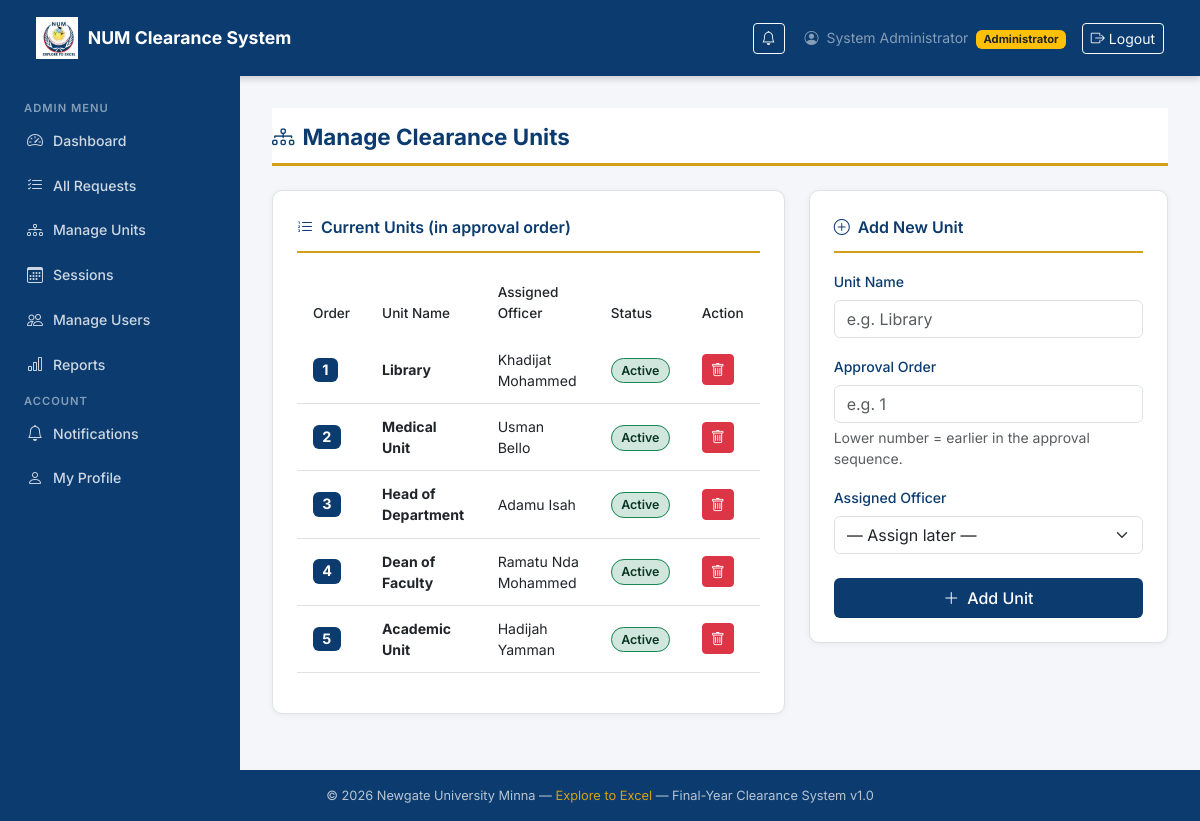
Page /clearance/admin/units/ (signed in) on the committed database.
### accounts/models.py (models this page shows, shortened)
class CustomUser(AbstractUser):
    ROLE_CHOICES = [
        ('student',      'Student'),
        ('bursary',      'Bursary Officer'),
        ('unit_officer', 'Unit Officer'),
        ('admin',        'Administrator'),
    ]
    role            = models.CharField(max_length=20, choices=ROLE_CHOICES, default='student')
    matric_number   = models.CharField(max_length=20, blank=True, null=True, unique=True)
    department      = models.CharField(max_length=100, blank=True, null=True)
    phone           = models.CharField(max_length=15, blank=True, null=True)
    is_verified     = models.BooleanField(default=False)
    @property
    def is_student(self):
        return self.role == 'student'
    @property
    def is_bursary(self):
        return self.role == 'bursary'
    @property
    def is_unit_officer(self):
        return self.role == 'unit_officer'
    @property
    def is_admin_user(self):
        return self.role == 'admin'

### clearance/models.py (models this page shows, shortened)
class Unit(models.Model):
    name        = models.CharField(max_length=100)
    order       = models.PositiveIntegerField(unique=True)  # defines the approval sequence
    officer     = models.ForeignKey(
                    settings.AUTH_USER_MODEL,
                    on_delete=models.SET_NULL,
                    null=True, blank=True,
                    related_name='assigned_unit',
                    limit_choices_to={'role': 'unit_officer'}
                  )
    is_active   = models.BooleanField(default=True)
    created_at  = models.DateTimeField(auto_now_add=True)
    class Meta:
        ordering = ['order']

### clearance/views.py (the view)
@login_required
@role_required('admin')
def admin_units(request):
    units = Unit.objects.select_related('officer').order_by('order')
    officers = User.objects.filter(role='unit_officer')
    return render(request, 'clearance/admin_units.html', {
        'units':    units,
        'officers': officers,
    })

### clearance/templatetags/clearance_tags.py (called while the page is built)
@register.simple_tag
def unread_count(user):
    if not user or not user.is_authenticated:
        return 0
    return Notification.objects.filter(
        user=user,
        is_read=False
    ).count()

### clearance/views.py (called while the page is built)
def role_required(*roles):
    from functools import wraps
    def decorator(view_func):
        @wraps(view_func)
        def _wrapped(request, *args, **kwargs):
            if not request.user.is_authenticated:
                return redirect('login')
            if request.user.role not in roles:
                messages.error(request, 'Access denied.')
                return redirect('dashboard')
            return view_func(request, *args, **kwargs)
        return _wrapped
    return decorator

### templates/clearance/admin_units.html (shortened to what this page needs)
{% extends 'base.html' %}
{% block content %}
<div class="page-header">
  <h1><i class="bi bi-diagram-3 me-2"></i>Manage Clearance Units</h1>
</div>
<div class="row g-4">
  <div class="col-md-7">
    <div class="num-card">
      <div class="card-title">
        <i class="bi bi-list-ol me-2"></i>Current Units (in approval order)
      </div>
      {% if units %}
        <div class="table-responsive">
          <table class="table num-table">
            <thead>
              <tr>
                <th>Order</th>
                <th>Unit Name</th>
                <th>Assigned Officer</th>
                <th>Status</th>
                <th>Action</th>
              </tr>
            </thead>
            <tbody>
              {% for unit in units %}
                <tr>
                  <td>
                    <span class="badge"
                          style="background:var(--num-navy);
                                 color:white;
                                 font-size:0.9rem;">
                      {{ unit.order }}
                    </span>
                  </td>
                  <td><strong>{{ unit.name }}</strong></td>
                  <td>
                    {{ unit.officer.get_full_name|default:"Unassigned" }}
                  </td>
                  <td>
                    {% if unit.is_active %}
                      <span class="status-badge badge-approved">
                        Active
                      </span>
                    {% else %}
                      <span class="status-badge badge-declined">
                        Inactive
                      </span>
                    {% endif %}
                  </td>
                  <td>
                    <form method="post"
                          action="{% url 'clearance:delete_unit' unit.pk %}"
                          onsubmit="return confirm(
                            'Delete unit {{ unit.name }}?'
                          )">
                      <button type="submit"
                              class="btn btn-danger btn-sm">
                        <i class="bi bi-trash"></i>
                      </button>
                    </form>
                  </td>
                </tr>
              {% endfor %}
            </tbody>
          </table>
        </div>
      {% else %}
        <div class="text-center py-4 text-muted">
          <i class="bi bi-diagram-3 fs-2"></i>
          <p class="mt-2">No units configured yet.</p>
        </div>
      {% endif %}
    </div>
  </div>
  <div class="col-md-5">
    <div class="num-card">
      <div class="card-title">
        <i class="bi bi-plus-circle me-2"></i>Add New Unit
      </div>
      <form method="post"
            action="{% url 'clearance:add_unit' %}"
            novalidate>
        <div class="mb-3">
          <label class="form-label">Unit Name</label>
          <input type="text"
                 name="name"
                 class="form-control"
                 placeholder="e.g. Library"
                 required/>
        </div>
        <div class="mb-3">
          <label class="form-label">Approval Order</label>
          <input type="number"
                 name="order"
                 class="form-control"
                 placeholder="e.g. 1"
                 min="1"
                 required/>
          <div class="form-text">
            Lower number = earlier in the approval sequence.
          </div>
        </div>
        <div class="mb-4">
          <label class="form-label">Assigned Officer</label>
          <select name="officer" class="form-select">
            <option value="">— Assign later —</option>
          </select>
        </div>
        <button type="submit" class="btn btn-num w-100">
          <i class="bi bi-plus-lg me-2"></i>Add Unit
        </button>
      </form>
    </div>
  </div>
</div>
{% endblock %}

### templates/base.html (shortened to what this page needs)
{% load static clearance_tags %}
<!DOCTYPE html>
<html lang="en">
<head>
  <link href="https://cdn.jsdelivr.net/npm/bootstrap@5.3.0/dist/css/bootstrap.min.css" rel="stylesheet"/>
  <link href="https://cdn.jsdelivr.net/npm/bootstrap-icons@1.11.0/font/bootstrap-icons.css" rel="stylesheet"/>
</head>
<body>
  {% if user.is_authenticated %}
  <nav class="navbar num-navbar">
    <div class="container-fluid">
      <a class="navbar-brand" href="{% url 'dashboard' %}">
        {% load static %}
        <img src="{% static 'images/num-logo.webp' %}" alt="NUM Logo"/>
        <span>NUM Clearance System</span>
      </a>
      <div class="d-flex align-items-center gap-3">
        {% load clearance_tags %}
          {% unread_count request.user as unread %}
        <a href="{% url 'clearance:notifications' %}"
          class="btn btn-sm btn-outline-light position-relative me-1">
          <i class="bi bi-bell"></i>
        </a>
        <span class="text-white-50 small d-none d-md-inline">
          <i class="bi bi-person-circle me-1"></i>
          {{ user.get_full_name|default:user.username }}
          <span class="badge bg-warning text-dark ms-1" style="font-size:0.7rem;">
            {{ user.get_role_display }}
          </span>
        </span>
        <a href="{% url 'logout' %}" class="btn btn-sm btn-outline-light">
          <i class="bi bi-box-arrow-right me-1"></i>Logout
        </a>
      </div>
    </div>
  </nav>
  <div class="sidebar">
    {% if user.is_student %}
      <span class="sidebar-heading">Student Menu</span>
      <a href="{% url 'dashboard' %}"
         class="nav-link {% if request.resolver_match.url_name == 'dashboard' %}active{% endif %}">
        <i class="bi bi-speedometer2"></i> Dashboard
      </a>
      <a href="{% url 'clearance:submit' %}"
         class="nav-link {% if request.resolver_match.url_name == 'submit' %}active{% endif %}">
        <i class="bi bi-send"></i> Submit Clearance
      </a>
      <a href="{% url 'clearance:status' %}"
         class="nav-link {% if request.resolver_match.url_name == 'status' %}active{% endif %}">
        <i class="bi bi-clipboard2-check"></i> My Status
      </a>
    {% elif user.is_admin_user %}
      <span class="sidebar-heading">Admin Menu</span>
      <a href="{% url 'dashboard' %}" class="nav-link">
        <i class="bi bi-speedometer2"></i> Dashboard
      </a>
      <a href="{% url 'clearance:admin_requests' %}" class="nav-link">
        <i class="bi bi-list-check"></i> All Requests
      </a>
      <a href="{% url 'clearance:admin_units' %}" class="nav-link">
        <i class="bi bi-diagram-3"></i> Manage Units
      </a>
      <a href="{% url 'clearance:admin_sessions' %}" class="nav-link {% if request.resolver_match.url_name == 'admin_sessions' %}active{% endif %}">
        <i class="bi bi-calendar3"></i> Sessions
      </a>
      <a href="{% url 'accounts:manage_users' %}" class="nav-link">
        <i class="bi bi-people"></i> Manage Users
      </a>
      <a href="{% url 'clearance:reports' %}" class="nav-link">
        <i class="bi bi-bar-chart"></i> Reports
      </a>
    {% endif %}
    <span class="sidebar-heading" style="margin-top:2rem;">Account</span>
      <a href="{% url 'clearance:notifications' %}"
        class="nav-link {% if request.resolver_match.url_name == 'notifications' %}active{% endif %}">
        <i class="bi bi-bell"></i> Notifications
        {% unread_count request.user as unread %}
      </a>
      <a href="{% url 'accounts:profile' %}" class="nav-link">
        <i class="bi bi-person"></i> My Profile
      </a>
  </div>
  <div class="main-content">
    {% block content %}{% endblock %}
  </div>
  {% else %}
    {% block auth_content %}{% endblock %}
  {% endif %}
  <footer class="num-footer">
    &copy; {% now "Y" %} Newgate University Minna &mdash;
    <span>Explore to Excel</span> &mdash;
    Final-Year Clearance System v1.0
  </footer>
</body>
</html>

### templates/base.html (style rules this page uses)
:root { --num-navy: #0b3b6f; --num-gold: #d4a017; --num-light: #f4f6f9; --num-white: #ffffff; --num-text: #212529; --num-border: #dee2e6; --num-green: #198754; --num-red: #dc3545; }
* { font-family: 'Inter', sans-serif; }
body { background-color: var(--num-light); color: var(--num-text); min-height: 100vh; display: flex; flex-direction: column; }
.num-navbar { background-color: var(--num-navy); padding: 0.75rem 1.5rem; box-shadow: 0 2px 8px rgba(0,0,0,0.2); }
.num-navbar .navbar-brand { color: var(--num-white) !important; font-weight: 700; font-size: 1.1rem; display: flex; align-items: center; gap: 10px; }
.num-navbar .navbar-brand img { height: 42px; width: auto; }
.sidebar { background-color: var(--num-navy); min-height: calc(100vh - 70px); width: 240px; position: fixed; top: 70px; left: 0; padding: 1.5rem 0; z-index: 100; transition: transform 0.3s; }
.sidebar .sidebar-heading { color: rgba(255,255,255,0.5); font-size: 0.7rem; font-weight: 600; text-transform: uppercase; letter-spacing: 1px; padding: 0.5rem 1.5rem; margin-top: 1rem; }
.sidebar .nav-link { color: rgba(255,255,255,0.8); font-size: 0.88rem; font-weight: 500; padding: 0.65rem 1.5rem; display: flex; align-items: center; gap: 10px; border-left: 3px solid transparent; transition: all 0.2s; }
.sidebar .nav-link i { font-size: 1rem; }
.main-content { margin-left: 240px; padding: 2rem; flex: 1; }
.num-card { background: var(--num-white); border: 1px solid var(--num-border); border-radius: 10px; box-shadow: 0 1px 6px rgba(0,0,0,0.06); padding: 1.5rem; margin-bottom: 1.5rem; }
.num-card .card-title { font-size: 1rem; font-weight: 600; color: var(--num-navy); margin-bottom: 1rem; padding-bottom: 0.75rem; border-bottom: 2px solid var(--num-gold); }
.btn-num { background-color: var(--num-navy); color: var(--num-white); border: none; font-weight: 500; border-radius: 6px; padding: 0.5rem 1.25rem; transition: background 0.2s; }
.badge-approved { background-color: #d1e7dd; color: #0a3622; border: 1px solid #198754; }
.status-badge { padding: 0.35em 0.75em; border-radius: 20px; font-size: 0.78rem; font-weight: 600; }
.num-table thead { background-color: var(--num-navy); color: var(--num-white); }
.num-table thead th { font-weight: 500; font-size: 0.85rem; padding: 0.85rem 1rem; border: none; }
.num-table tbody td { padding: 0.75rem 1rem; vertical-align: middle; font-size: 0.88rem; }
.page-header { background: var(--num-white); border-bottom: 3px solid var(--num-gold); padding: 1rem 0 0.75rem; margin-bottom: 1.5rem; }
.page-header h1 { font-size: 1.4rem; font-weight: 700; color: var(--num-navy); margin: 0; }
.form-label { font-weight: 500; font-size: 0.88rem; color: var(--num-navy); }
.num-footer { background-color: var(--num-navy); color: rgba(255,255,255,0.7); text-align: center; padding: 1rem; font-size: 0.8rem; margin-top: auto; }
.num-footer span { color: var(--num-gold); }

### rows in the picture
CustomUser: get_full_name "System Administrator", role "Administrator"
Unit: order "1", name "Library", officer.get_full_name "Khadijat Mohammed", is_active "Active"
Unit: order "2", name "Medical Unit", officer.get_full_name "Usman Bello", is_active "Active"
Unit: order "3", name "Head of Department", officer.get_full_name "Adamu Isah", is_active "Active"
Unit: order "4", name "Dean of Faculty", officer.get_full_name "Ramatu Nda Mohammed", is_active "Active"
Unit: order "5", name "Academic Unit", officer.get_full_name "Hadijah Yamman", is_active "Active"
